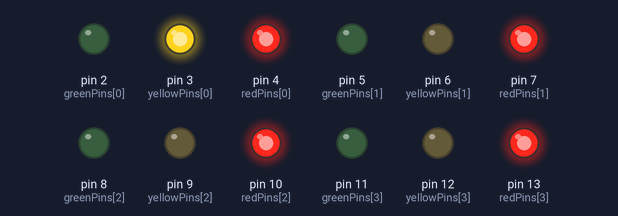
Simulated run of this sketch. Board: Arduino Uno, built with avr-gcc and run on an emulated ATmega328P. Parts: output pins drawn as LEDs (lit = HIGH).

Above: at 0.1 s.
At 3.1 s:
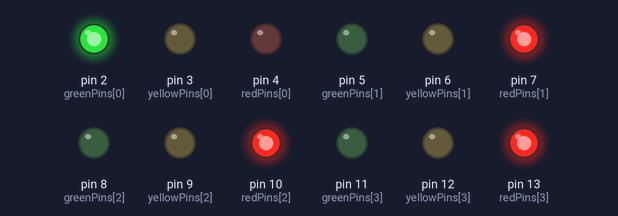
At 8.1 s:
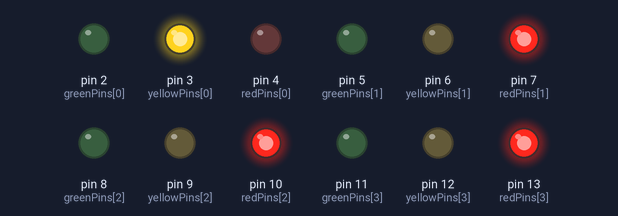
At 14.1 s:
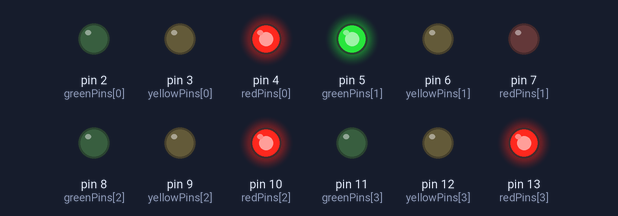
At 19.1 s:
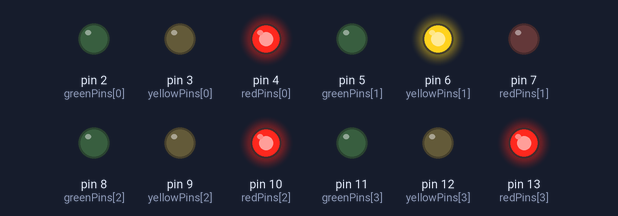
At 36.1 s:
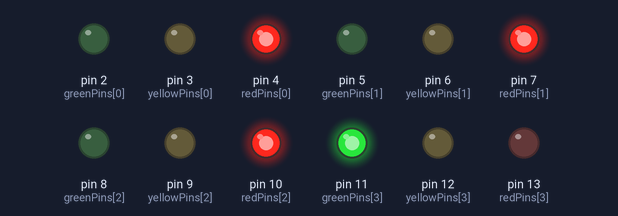
Timing chart, 0 to 37.6 s (numbered marks = the images above):
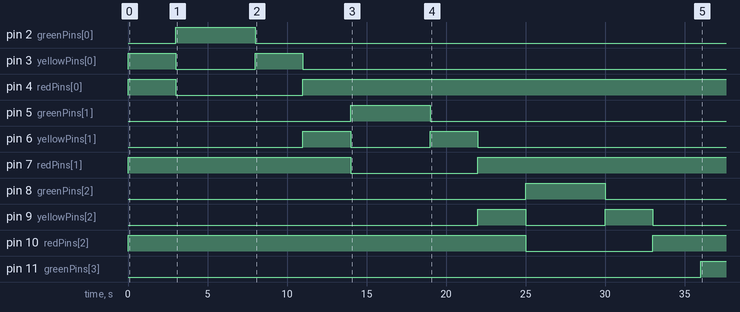

Measured:
- by itself, pin 2 (greenPins[0]): LOW → HIGH at 3.0 s, → LOW 5.0 s later
- by itself, pin 3 (yellowPins[0]), pin 6 (yellowPins[1]): alternates HIGH for 3.0 s and LOW for 5.0 s, 4 changes in all, then stays LOW
- by itself, pin 4 (redPins[0]): LOW → HIGH at 0.00 s, → LOW 3.0 s later, → HIGH 8.0 s later
- by itself, pin 5 (greenPins[1]): LOW → HIGH at 14.0 s, → LOW 5.0 s later
- by itself, pin 7 (redPins[1]): LOW → HIGH at 0.00 s, → LOW 14.0 s later, → HIGH 8.0 s later
- by itself, pin 8 (greenPins[2]): LOW → HIGH at 25.0 s, → LOW 5.0 s later
- by itself, pin 9 (yellowPins[2]): LOW → HIGH at 22.0 s, → LOW 3.0 s later, → HIGH 5.0 s later, → LOW 3.0 s later, … (4 changes in this stretch)
- by itself, pin 10 (redPins[2]): LOW → HIGH at 0.00 s, → LOW 25.0 s later, → HIGH 8.0 s later

The sketch:

TRAFIC_LIGHT.ino
```cpp
// Pin untuk lampu tiap simpang: Merah, Kuning, Hijau
const int redPins[]    = {4, 7, 10, 13};
const int yellowPins[] = {3, 6, 9, 12};
const int greenPins[]  = {2, 5, 8, 11};

const int jumlahSimpang = 4;

void setup() {
  // Set semua pin sebagai output
  for (int i = 0; i < jumlahSimpang; i++) {
    pinMode(redPins[i], OUTPUT);
    pinMode(yellowPins[i], OUTPUT);
    pinMode(greenPins[i], OUTPUT);
  }
}

void loop() {
  for (int aktif = 0; aktif < jumlahSimpang; aktif++) {
    // Semua simpang merah
    allRed();

    // Fase transisi: merah + kuning untuk simpang aktif
    digitalWrite(yellowPins[aktif], HIGH);
    delay(3000); // 3 detik

    // Fase hijau: hanya simpang aktif yang hijau, lainnya tetap merah
    digitalWrite(redPins[aktif], LOW);
    digitalWrite(yellowPins[aktif], LOW);
    digitalWrite(greenPins[aktif], HIGH);
    delay(5000); // 5 detik

    // Fase kuning: simpang aktif
    digitalWrite(greenPins[aktif], LOW);
    digitalWrite(yellowPins[aktif], HIGH);
    delay(3000); // 3 detik

    // Matikan kuning simpang aktif (siap ganti ke simpang berikutnya)
    digitalWrite(yellowPins[aktif], LOW);
  }
}

void allRed() {
  // Semua lampu merah menyala, lainnya mati
  for (int i = 0; i < jumlahSimpang; i++) {
    digitalWrite(redPins[i], HIGH);
    digitalWrite(yellowPins[i], LOW);
    digitalWrite(greenPins[i], LOW);
  }
}
```
